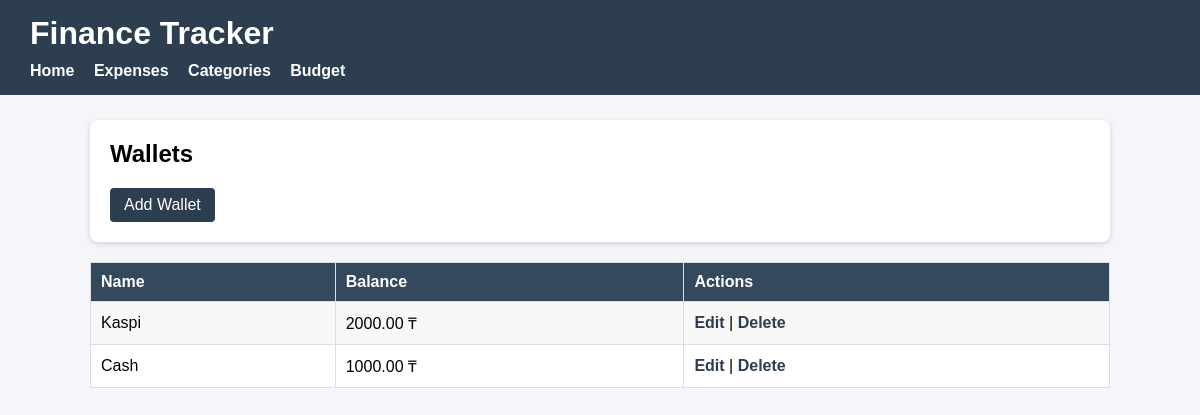
/wallets/ (signed in), run on an earlier commit of the app's database.
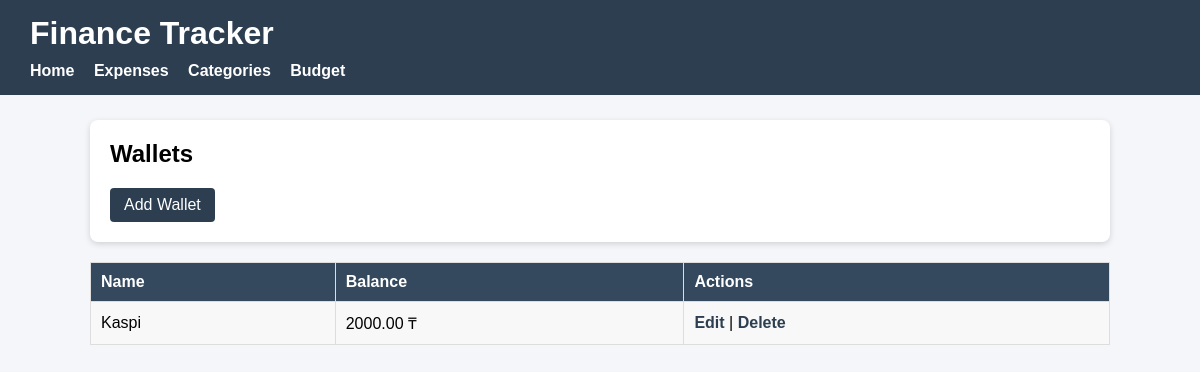
And on a later commit of the database.
### finance_tracker/models.py (models this page shows, shortened)
class Wallet(models.Model):
    owner = models.ForeignKey(User, on_delete=models.CASCADE)
    name = models.CharField(max_length=50)
    balance = models.DecimalField(max_digits=10, decimal_places=2)

### finance_tracker/views.py (the view)
# urls.py: path("wallets/", api_views.WalletAPIView.as_view()),
@login_required
def wallets(request):
    wallets = Wallet.objects.filter(owner=request.user)
    return render(request, "wallets.html", {
        "wallets": wallets
    })

### finance_tracker/context_processors.py (called while the page is built)
def total_balance(request):
    if request.user.is_authenticated:
        wallets = Wallet.objects.filter(owner=request.user)
        total = 0
        for wallet in wallets:
            total += wallet.balance
    else:
        total = 0
    return {
        "total_balance": total
    }

### finance_tracker/templates/wallets.html (shortened to what this page needs)
{% load static %}
<!DOCTYPE html>
<html>
<head>
    <link rel="stylesheet" href="{% static 'css/style.css' %}">
</head>
<body>
<header>
<h1>Finance Tracker</h1>
<nav>
    <a href="{% url 'home' %}">Home</a>
    <a href="{% url 'expenses' %}">Expenses</a>
    <a href="{% url 'categories' %}">Categories</a>
    <a href="{% url 'budget' %}">Budget</a>
</nav>
</header>
<div class="container">
<div class="card">
<h2>Wallets</h2>
<a class="btn" href="{% url 'add_wallet' %}">Add Wallet</a>
</div>
<table>
<tr>
    <th>Name</th>
    <th>Balance</th>
    <th>Actions</th>
</tr>
{% for wallet in wallets %}
<tr>
<td>{{ wallet.name }}</td>
<td>{{ wallet.balance }} ₸</td>
<td>
<a href="{% url 'edit_wallet' wallet.id %}">Edit</a> |
<a href="{% url 'delete_wallet' wallet.id %}">Delete</a>
</td>
</tr>
{% empty %}
<tr>
<td colspan="3">No wallets found.</td>
</tr>
{% endfor %}
</table>
</div>
</body>
</html>

### finance_tracker/static/css/style.css (style rules this page uses)
body { font-family: Arial, sans-serif; background-color: #f4f6f9; margin: 0; padding: 0; }
header { background-color: #2c3e50; color: white; padding: 15px 30px; }
header h1 { margin: 0; }
nav { margin-top: 10px; }
nav a { color: white; text-decoration: none; margin-right: 15px; font-weight: bold; }
.container { width: 85%; margin: 25px auto; }
.card { background: white; padding: 20px; border-radius: 8px; margin-bottom: 20px; box-shadow: 0 2px 6px rgba(0,0,0,0.15); }
table { width: 100%; border-collapse: collapse; background: white; }
table th { background-color: #34495e; color: white; }
table th, table td { border: 1px solid #ddd; padding: 10px; text-align: left; }
table tr:nth-child(even) { background-color: #f8f8f8; }
.btn { display: inline-block; background-color: #2c3e50; color: white; padding: 8px 14px; text-decoration: none; border-radius: 4px; }
a { color: #2c3e50; }
.card h2 { margin-top: 0; }
table td:last-child a { text-decoration: none; font-weight: bold; }

What changed in the data, as far as the page shows it:
removed Wallet: name "Cash", balance "1000.00"
